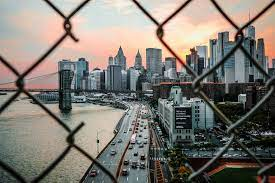
#> input picture programs/features/city.jpeg, 275 x 183 px
$ python corner.py
#> lines starting #> are read from the running program, lines starting #| are printed output that depends on the picture
import cv2
import numpy as np

city = cv2.imread("city.jpeg")
#> city is the input picture: shape (183, 275, 3); mean B, G, R 113.9, 121.4, 126.5
city = cv2.resize(city, (city.shape[1] * 2, city.shape[0] * 2))
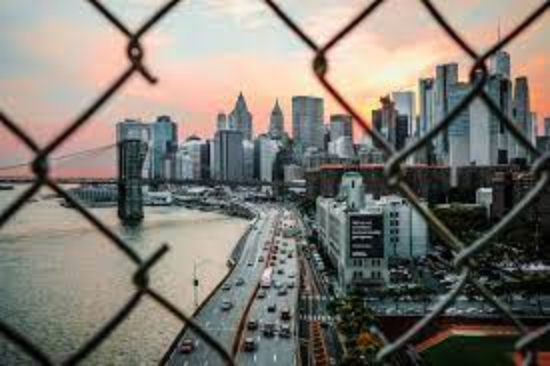
#> city: shape (366, 550, 3); mean B, G, R 113.8, 121.3, 126.5
cv2.imshow("City", city)
cv2.waitKey(0)

city_gray = cv2.cvtColor(city, cv2.COLOR_BGR2GRAY)
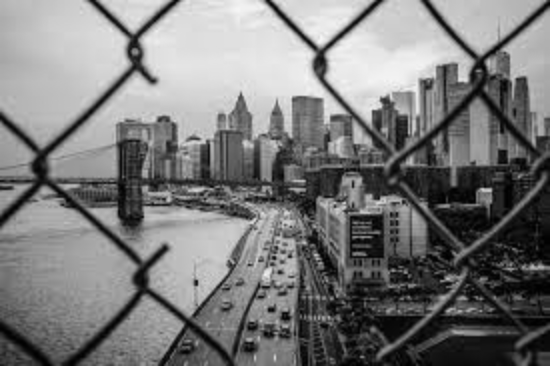
#> city_gray: shape (366, 550); min 0, max 245, mean 122

sift = cv2.SIFT_create()
keypoints, descriptors = sift.detectAndCompute(city_gray, None)
#> keypoints = 2200 keypoints; strongest (x, y, size): (320, 64, 12.4), (196, 283, 3.7), (152, 80, 6.3), (271, 310, 4.6)
city_kp = cv2.drawKeypoints(city_gray, keypoints, city)
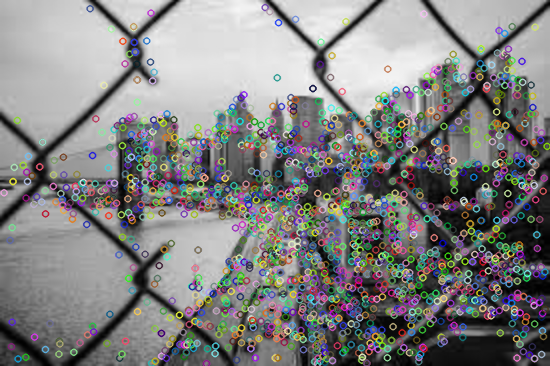
#> city_kp: shape (366, 550, 3); mean B, G, R 129, 129.3, 129.2
cv2.imshow("city", city_kp)
cv2.waitKey(0)
cv2.destroyAllWindows()

orb = cv2.ORB_create()
keypoints, descriptors = orb.detectAndCompute(city_gray, None)
#> keypoints = 500 keypoints; strongest (x, y, size): (488, 190, 37.2), (196, 283, 37.2), (490, 189, 31), (382, 100, 53.6)
city_new = cv2.drawKeypoints(city_gray, keypoints, city)
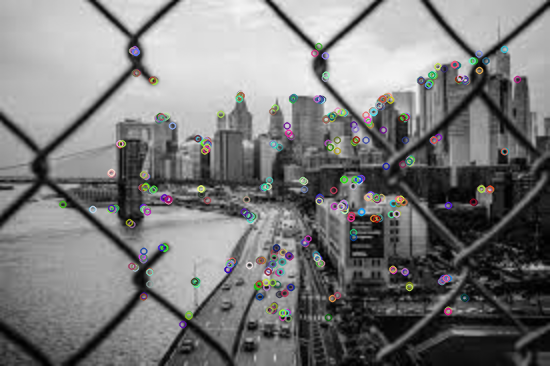
#> city_new: shape (366, 550, 3); mean B, G, R 122.3, 122.4, 122.4
cv2.imshow("city", city_new)
cv2.waitKey(0)
cv2.destroyAllWindows()

$ run again, with programs/features/aunty.jpg copied over programs/features/city.jpeg
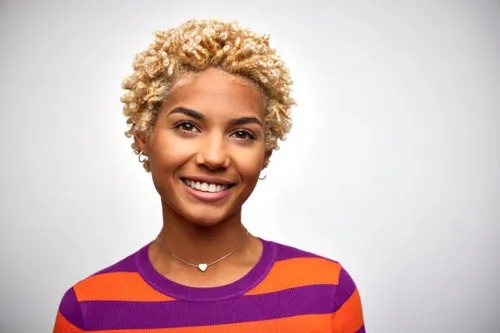
#> input picture programs/features/aunty.jpg, 500 x 333 px
#> city is the input picture: shape (333, 500, 3); mean B, G, R 183.2, 185.1, 210.8
#> city: shape (666, 1000, 3)
#> `city_gray = cv2.cvtColor(city, cv2.COLOR_BGR2GRAY)`:
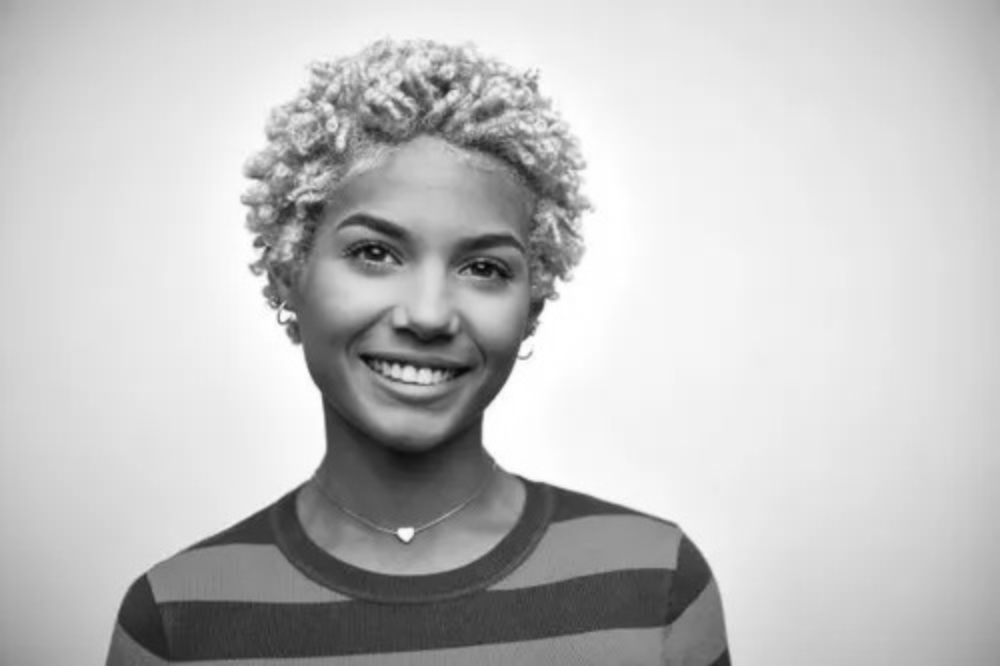
#> city_gray: shape (666, 1000); min 5, max 255, mean 192.6
#> `keypoints, descriptors = sift.detectAndCompute(city_gray, None)`: keypoints = 831 keypoints; strongest (x, y, size): (406, 533, 8.9), (536, 307, 11.1), (522, 435, 55.4), (444, 87, 9.8)
#> `city_kp = cv2.drawKeypoints(city_gray, keypoints, city)`:
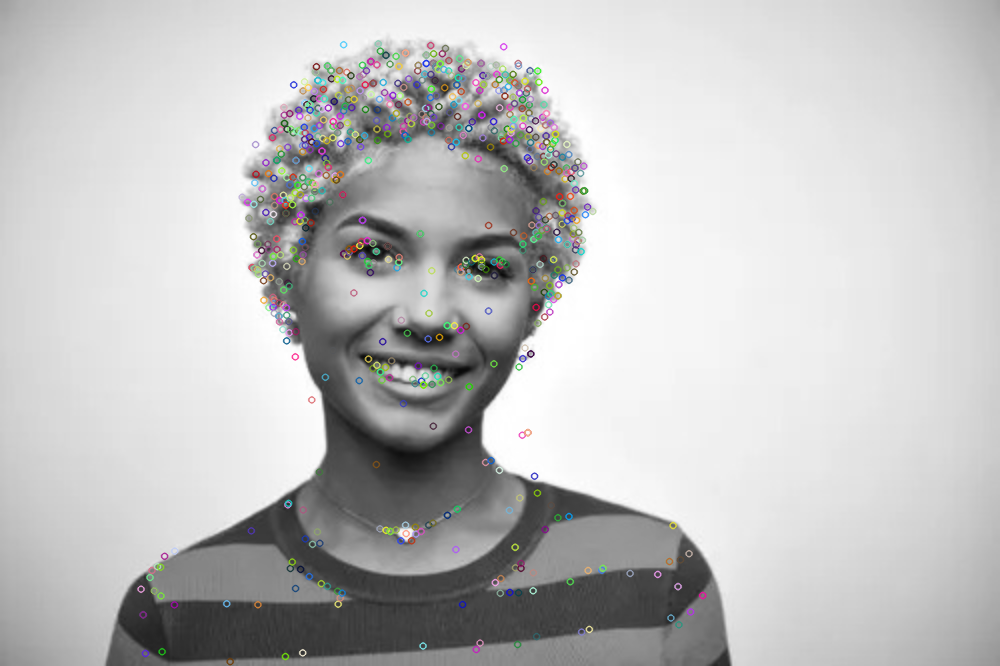
#> city_kp: shape (666, 1000, 3); mean B, G, R 192, 192.1, 192.1
#> `keypoints, descriptors = orb.detectAndCompute(city_gray, None)`: keypoints = 500 keypoints; strongest (x, y, size): (406, 534, 92.6), (401, 533, 77.1), (400, 531, 64.3), (406, 537, 77.1)
